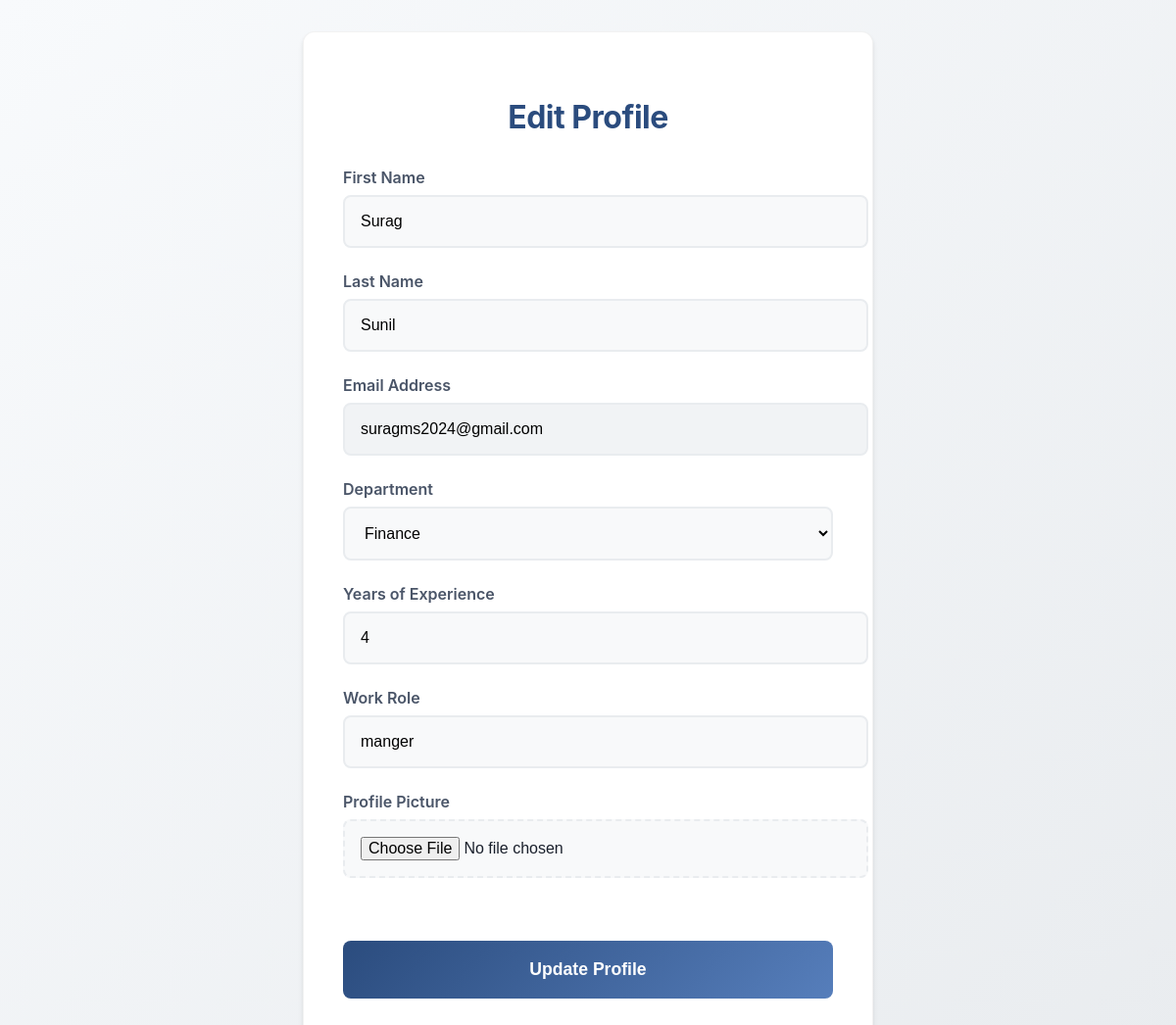
/userprofile_edit/3/, run on the app's committed database.
### app/models.py (models this page shows, shortened)
class UsersRegister(models.Model):
    first_name = models.CharField(max_length=100, null=True, help_text="User's first name")
    last_name = models.CharField(max_length=100, null=True, help_text="User's last name")
    email_id = models.EmailField(unique=True, null=True, blank=True, help_text="User's email address")
    password = models.CharField(max_length=100, null=True, blank=True, help_text="User's password")
    confirm_password = models.CharField(max_length=100, null=True, blank=True, help_text="Confirm user's password")
    image = models.ImageField(upload_to='media', null=True, blank=True, help_text="Profile picture of the user")
    department = models.CharField(max_length=100, null=True, blank=True, help_text="Department of the user (e.g., IT, HR, etc.)")
    years_of_experience = models.PositiveIntegerField(null=True, blank=True, help_text="Years of experience in the work role")
    work_role = models.CharField(max_length=100, null=True, blank=True, help_text="Work role or job title (e.g., Software Engineer, Manager)")

### app/views.py (the view, shortened to what this page needs)
# urls.py: path('userprofile_edit/<int:eid>/',views.userprofile_edit,name='userprofile_edit'),
def userprofile_edit(request, eid):
    edt = UsersRegister.objects.get(id=eid)
    return render(request, 'edit_profile.html', {'edt': edt})

### app/templates/edit_profile.html (shortened to what this page needs)
<!DOCTYPE html>
<html lang="en">
<head>
    <link href="https://cdnjs.cloudflare.com/ajax/libs/inter-ui/3.19.3/inter.css" rel="stylesheet">
</head>
<body>
    <div class="form-container">
        <h2>Edit Profile</h2>
        {% if edt %}
        <form method="POST" enctype="multipart/form-data">
            <label for="first_name">First Name</label>
            <input type="text" id="first_name" name="first_name" value="{{ edt.first_name }}" required>
            <label for="last_name">Last Name</label>
            <input type="text" id="last_name" name="last_name" value="{{ edt.last_name }}" required>
            <label for="email_id">Email Address</label>
            <input type="email" id="email_id" name="email_id" value="{{ edt.email_id }}" readonly>
            <label for="department">Department</label>
            <select id="department" name="department" required>
                <option value="Finance" {% if edt.department == "Finance" %}selected{% endif %}>Finance</option>
            </select>
            <label for="years_of_experience">Years of Experience</label>
            <input type="number" id="years_of_experience" name="years_of_experience" value="{{ edt.years_of_experience }}" min="0" required>
            <label for="work_role">Work Role</label>
            <input type="text" id="work_role" name="work_role" value="{{ edt.work_role }}" required>
            <div class="file-input-container">
                <label for="image">Profile Picture</label>
                <input type="file" id="image" name="image" accept="image/*">
            </div>
            <button type="submit">Update Profile</button>
        </form>
        {% endif %}
    </div>
</body>
</html>

### app/templates/edit_profile.html (style rules this page uses)
:root { --primary-color: #2B4C7E; --secondary-color: #567EBB; --accent-color: #3182CE; --text-primary: #1A202C; --text-secondary: #4A5568; --background-light: #F8FAFC; --border-radius: 12px; --shadow: 0 4px 6px -1px rgba(0, 0, 0, 0.1), 0 2px 4px -1px rgba(0, 0, 0, 0.06); }
body { font-family: 'Inter', -apple-system, BlinkMacSystemFont, 'Segoe UI', Roboto, Oxygen, Ubuntu, Cantarell, sans-serif; background: linear-gradient(135deg, var(--background-light) 0%, #e9ecef 100%); display: flex; justify-content: center; align-items: center; min-height: 100vh; margin: 0; padding: 2rem; color: var(--text-primary); }
.form-container { background: #ffffff; padding: 2.5rem; border-radius: var(--border-radius); box-shadow: var(--shadow); width: 100%; max-width: 500px; transition: transform 0.3s ease, box-shadow 0.3s ease; border: 1px solid rgba(0, 0, 0, 0.05); }
h2 { text-align: center; margin-bottom: 2rem; font-size: 2rem; font-weight: 700; color: var(--primary-color); letter-spacing: -0.5px; }
label { font-size: 1rem; font-weight: 600; color: var(--text-secondary); margin-bottom: 0.5rem; display: block; }
input, select { width: 100%; padding: 1rem; margin-bottom: 1.5rem; border: 2px solid #e9ecef; border-radius: 8px; font-size: 1rem; transition: all 0.3s cubic-bezier(0.4, 0, 0.2, 1); background: #f8f9fa; }
input[readonly] { background-color: #f1f3f5; cursor: not-allowed; }
button { width: 100%; padding: 1.2rem; background: linear-gradient(135deg, var(--primary-color) 0%, var(--secondary-color) 100%); color: white; border: none; border-radius: 8px; font-size: 1.1rem; font-weight: 600; cursor: pointer; transition: all 0.3s ease; margin-top: 1rem; }
.file-input-container { position: relative; margin-bottom: 1.5rem; }
.file-input-container input[type="file"] { padding: 1rem; border: 2px dashed #e9ecef; background: #f8f9fa; cursor: pointer; }

### data on the page
UsersRegister: first_name "Surag", last_name "Sunil", email_id "suragms2024@gmail.com", department "Finance", years_of_experience "4", work_role "manger"
